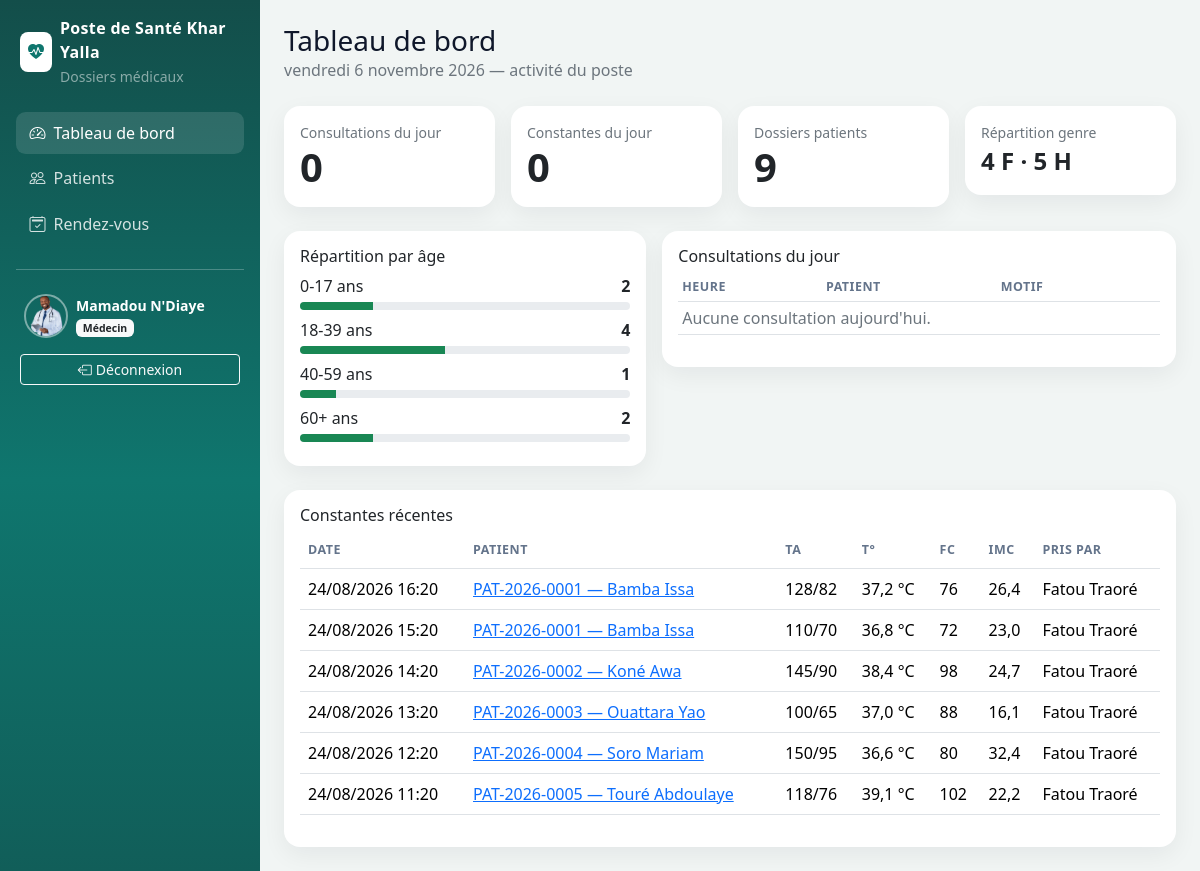
Screenshot of / (signed in) with the database file from the repository.
### accounts/models.py (models this page shows, shortened)
class User(AbstractUser):
    class Role(models.TextChoices):
        ADMIN = "ADMIN", "Administrateur"
        MEDECIN = "MEDECIN", "Médecin"
        INFIRMIER = "INFIRMIER", "Infirmier"
        RECEPTIONNISTE = "RECEPTIONNISTE", "Réceptionniste"
    ROLES_CREABLES = (
        (Role.MEDECIN, "Médecin"),
        (Role.INFIRMIER, "Infirmier"),
        (Role.RECEPTIONNISTE, "Réceptionniste"),
    )
    role = models.CharField(
        "rôle",
        max_length=20,
        choices=Role.choices,
        default=Role.RECEPTIONNISTE,
        help_text="Ça décide ce que la personne a le droit de faire.",
    )
    telephone = models.CharField("téléphone", max_length=30, blank=True)
    photo = models.ImageField(
        "photo de profil",
        upload_to=photo_upload_to,
        blank=True,
        null=True,
    )
    class Meta:
        verbose_name = "utilisateur"
        verbose_name_plural = "utilisateurs"
        ordering = ["last_name", "first_name", "username"]
    def is_admin(self):
        return self.role == self.Role.ADMIN
    def is_medecin(self):
        return self.role == self.Role.MEDECIN
    def is_infirmier(self):
        return self.role == self.Role.INFIRMIER
    def is_receptionniste(self):
        return self.role == self.Role.RECEPTIONNISTE
    def is_soignant(self):
        return self.role in (self.Role.MEDECIN, self.Role.INFIRMIER)

### consultations/models.py (models this page shows, shortened)
class Constante(models.Model):
    patient = models.ForeignKey(
        "patients.Patient",
        on_delete=models.CASCADE,
        related_name="constantes",
    )
    date = models.DateTimeField(default=timezone.now)
    tension_arterielle = models.CharField(
        "tension artérielle",
        max_length=15,
        help_text="Ex. 120/80",
    )
    temperature = models.DecimalField("température (°C)", max_digits=4, decimal_places=1)
    poids = models.DecimalField("poids (kg)", max_digits=5, decimal_places=1)
    taille = models.DecimalField("taille (cm)", max_digits=5, decimal_places=1)
    frequence_cardiaque = models.PositiveSmallIntegerField("fréquence cardiaque (bpm)")
    pris_par = models.ForeignKey(
        settings.AUTH_USER_MODEL,
        on_delete=models.SET_NULL,
        null=True,
        related_name="constantes_prises",
        verbose_name="pris par",
    )
    notes = models.CharField(max_length=255, blank=True)
    class Meta:
        ordering = ["-date"]
        verbose_name = "constante"
        verbose_name_plural = "constantes"
    def imc(self):
        if not self.taille:
            return None
        metres = float(self.taille) / 100
        if metres <= 0:
            return None
        return round(float(self.poids) / (metres * metres), 1)

### patients/models.py (models this page shows, shortened)
class Patient(models.Model):
    class Genre(models.TextChoices):
        M = "M", "Masculin"
        F = "F", "Féminin"
    class GroupeSanguin(models.TextChoices):
        A_POS = "A+", "A+"
        A_NEG = "A-", "A-"
        B_POS = "B+", "B+"
        B_NEG = "B-", "B-"
        AB_POS = "AB+", "AB+"
        AB_NEG = "AB-", "AB-"
        O_POS = "O+", "O+"
        O_NEG = "O-", "O-"
        INCONNU = "INCONNU", "Inconnu"
    numero_dossier = models.CharField(
        "numéro de dossier",
        max_length=20,
        unique=True,
        editable=False,
        help_text="Généré automatiquement : PAT-AAAA-XXXX",
    )
    nom = models.CharField(max_length=80)
    prenom = models.CharField("prénom", max_length=80)
    date_naissance = models.DateField("date de naissance")
    genre = models.CharField(max_length=1, choices=Genre.choices)
    groupe_sanguin = models.CharField(
        max_length=8,
        choices=GroupeSanguin.choices,
        default=GroupeSanguin.INCONNU,
    )
    telephone = models.CharField("téléphone", max_length=30, blank=True)
    adresse = models.CharField(max_length=255, blank=True)
    antecedent_medicaux = models.TextField("antécédents médicaux", blank=True)
    antecedent_chirurgicaux = models.TextField("antécédents chirurgicaux", blank=True)
    allergies = models.TextField(blank=True)
    created_at = models.DateTimeField("créé le", auto_now_add=True)
    updated_at = models.DateTimeField("modifié le", auto_now=True)
    created_by = models.ForeignKey(
        settings.AUTH_USER_MODEL,
        on_delete=models.SET_NULL,
        null=True,
        blank=True,
        related_name="patients_crees",
        verbose_name="enregistré par",
    )
    class Meta:
        ordering = ["nom", "prenom"]
        verbose_name = "patient"
        verbose_name_plural = "patients"
        indexes = [
            models.Index(fields=["nom", "prenom"]),
            models.Index(fields=["numero_dossier"]),
        ]
    def __str__(self):
        return f"{self.numero_dossier} — {self.nom} {self.prenom}"
    def get_absolute_url(self):
        return reverse("patients:detail", kwargs={"pk": self.pk})

### reports/views.py (the view)
# urls.py: path("", DashboardView.as_view(), name="dashboard"),  # page d'accueil
class DashboardView(LoginRequiredMixin, TemplateView):
    template_name = "reports/dashboard.html"
    def get_context_data(self, **kwargs):
        ctx = super().get_context_data(**kwargs)
        aujourd_hui = timezone.localdate()
        debut = timezone.make_aware(datetime.combine(aujourd_hui, time.min))
        fin = debut + timedelta(days=1)
        consultations_qs = Consultation.objects.filter(
            date_consultation__gte=debut, date_consultation__lt=fin
        )
        ctx["consultations_du_jour"] = consultations_qs.count()
        ctx["constantes_du_jour"] = Constante.objects.filter(date__gte=debut, date__lt=fin).count()
        ctx["patients_total"] = Patient.objects.count()
        ctx["bar_total"] = max(ctx["patients_total"], 1)
        ctx["patients_recents"] = Patient.objects.order_by("-created_at")[:6]
        ctx["constantes_recentes"] = Constante.objects.select_related("patient", "pris_par")[:8]
        ctx["consultations_recentes"] = consultations_qs.select_related("patient", "medecin")[:8]
        genre_counts = Patient.objects.values("genre").annotate(n=Count("id"))
        ctx["nb_hommes"] = next((g["n"] for g in genre_counts if g["genre"] == "M"), 0)
        ctx["nb_femmes"] = next((g["n"] for g in genre_counts if g["genre"] == "F"), 0)
        today = aujourd_hui
        tranches = {"0-17": 0, "18-39": 0, "40-59": 0, "60+": 0}
        for p in Patient.objects.only("date_naissance"):
            age = today.year - p.date_naissance.year - (
                (today.month, today.day) < (p.date_naissance.month, p.date_naissance.day)
            )
            if age < 18:
                tranches["0-17"] += 1
            elif age < 40:
                tranches["18-39"] += 1
            elif age < 60:
                tranches["40-59"] += 1
            else:
                tranches["60+"] += 1
        ctx["tranches_age"] = tranches
        ctx["aujourdhui"] = aujourd_hui
        ctx["is_reception_home"] = self.request.user.role == "RECEPTIONNISTE"
        ctx["is_admin_home"] = self.request.user.is_admin()
        if self.request.user.is_admin():
            ctx["nb_utilisateurs"] = User.objects.count()
            ctx["audits_jour"] = AuditLog.objects.filter(efface_le__isnull=True)[:10]
            ctx["audits_jour_count"] = AuditLog.objects.filter(efface_le__isnull=True).count()
        if self.request.user.is_medecin():
            ctx["rdv_a_venir"] = RendezVous.objects.filter(
                date_heure__gte=timezone.now(), statut=RendezVous.Statut.PLANIFIE
            ).select_related("patient")[:8]
        return ctx

### templates/reports/dashboard.html (shortened to what this page needs)
{% extends "base.html" %}
{% block content %}
<div class="d-flex justify-content-between align-items-center mb-4">
  <div>
    <h1 class="h3 mb-0">Tableau de bord</h1>
    <p class="text-secondary mb-0">{{ aujourdhui|date:"l j F Y" }} — activité du poste</p>
  </div>
</div>
<div class="row g-3 mb-4">
  <div class="col-md-3">
    <div class="card stat-card p-3">
      <div class="text-secondary small">Consultations du jour</div>
      <div class="display-6 fw-semibold">{{ consultations_du_jour }}</div>
    </div>
  </div>
  <div class="col-md-3">
    <div class="card stat-card p-3">
      <div class="text-secondary small">Constantes du jour</div>
      <div class="display-6 fw-semibold">{{ constantes_du_jour }}</div>
    </div>
  </div>
  <div class="col-md-3">
    <div class="card stat-card p-3">
      <div class="text-secondary small">Dossiers patients</div>
      <div class="display-6 fw-semibold">{{ patients_total }}</div>
    </div>
  </div>
  <div class="col-md-3">
    <div class="card stat-card p-3">
      <div class="text-secondary small">Répartition genre</div>
      <div class="fs-4 fw-semibold">{{ nb_femmes }} F · {{ nb_hommes }} H</div>
    </div>
  </div>
</div>
<div class="row g-3 mb-4">
  <div class="col-lg-5">
    <div class="card stat-card">
      <div class="card-body">
        <h2 class="h6">Répartition par âge</h2>
        {% for label, n in tranches_age.items %}
          <div class="d-flex justify-content-between mb-1">
            <span>{{ label }} ans</span><strong>{{ n }}</strong>
          </div>
          <div class="progress mb-2" style="height:8px">
            <div class="progress-bar bg-success" style="width:{% widthratio n bar_total 100 %}%"></div>
          </div>
        {% endfor %}
      </div>
    </div>
  </div>
  <div class="col-lg-7">
    <div class="card stat-card">
      <div class="card-body">
        {% if is_admin_home %}
          <h2 class="h6">Commandes du journal (24 h) — {{ audits_jour_count }}</h2>
          <div class="table-responsive">
            <table class="table table-sm">
              <thead><tr><th>Heure</th><th>Utilisateur</th><th>Action</th></tr></thead>
              <tbody>
              {% for e in audits_jour %}
                <tr>
                  <td>{{ e.created_at|date:"H:i" }}</td>
                  <td>{{ e.utilisateur|default:"—" }}</td>
                  <td class="small"><code>{{ e.action }}</code></td>
                </tr>
              {% empty %}
                <tr><td colspan="3" class="text-secondary">Aucune commande récente.</td></tr>
              {% endfor %}
              </tbody>
            </table>
          </div>
          <a href="{% url 'accounts:audit' %}?archives=1">Retrouver les commandes déjà effacées</a>
        {% else %}
          <h2 class="h6">Consultations du jour</h2>
          <div class="table-responsive">
            <table class="table table-sm align-middle">
              <thead><tr><th>Heure</th><th>Patient</th><th>Motif</th><th></th></tr></thead>
              <tbody>
              {% for c in consultations_recentes %}
                <tr>
                  <td>{{ c.date_consultation|date:"H:i" }}</td>
                  <td>{{ c.patient.nom }} {{ c.patient.prenom }}</td>
                  <td>{{ c.motif }}</td>
                  <td><a href="{% url 'consultations:detail' c.pk %}">Ouvrir</a></td>
                </tr>
              {% empty %}
                <tr><td colspan="4" class="text-secondary">Aucune consultation aujourd'hui.</td></tr>
              {% endfor %}
              </tbody>
            </table>
          </div>
        {% endif %}
      </div>
    </div>
  </div>
</div>
{% if not is_admin_home %}
<div class="card stat-card">
  <div class="card-body">
    <h2 class="h6">Constantes récentes</h2>
    <div class="table-responsive">
      <table class="table align-middle">
        <thead>
          <tr>
            <th>Date</th><th>Patient</th><th>TA</th><th>T°</th><th>FC</th><th>IMC</th><th>Pris par</th>
          </tr>
        </thead>
        <tbody>
        {% for k in constantes_recentes %}
          <tr>
            <td>{{ k.date|date:"d/m/Y H:i" }}</td>
            <td><a href="{{ k.patient.get_absolute_url }}">{{ k.patient }}</a></td>
            <td>{{ k.tension_arterielle }}</td>
            <td>{{ k.temperature }} °C</td>
            <td>{{ k.frequence_cardiaque }}</td>
            <td>{% if k.imc %}{{ k.imc }}{% else %}—{% endif %}</td>
            <td>{{ k.pris_par.get_full_name|default:k.pris_par }}</td>
          </tr>
        {% empty %}
          <tr><td colspan="7" class="text-secondary">Pas encore de constantes.</td></tr>
        {% endfor %}
        </tbody>
      </table>
    </div>
  </div>
</div>
{% endif %}
{% endblock %}

### templates/base.html (shortened to what this page needs)
<!DOCTYPE html>
<html lang="fr">
<head>
  <link href="https://cdn.jsdelivr.net/npm/bootstrap@5.3.3/dist/css/bootstrap.min.css" rel="stylesheet">
  <link href="https://cdn.jsdelivr.net/npm/bootstrap-icons@1.11.3/font/bootstrap-icons.min.css" rel="stylesheet">
  {% load static %}
  <link rel="stylesheet" href="{% static 'css/app.css' %}">
</head>
<body class="app-body">
  <div class="d-flex">
    <aside class="sidebar text-white p-3 no-print">
      <div class="d-flex align-items-center gap-2 mb-4 px-1">
        <span class="bg-white text-success rounded-3 p-2"><i class="bi bi-heart-pulse-fill"></i></span>
        <div>
          <div class="brand">{{ NOM_STRUCTURE }}</div>
          <small class="text-white-50">Dossiers médicaux</small>
        </div>
      </div>
      <nav class="nav flex-column gap-1">
        <a class="nav-link {% if request.resolver_match.url_name == 'dashboard' %}active{% endif %}" href="{% url 'reports:dashboard' %}">
          <i class="bi bi-speedometer2 me-2"></i>Tableau de bord
        </a>
        {% if not is_admin_role %}
        <a class="nav-link {% if request.resolver_match.app_name == 'patients' %}active{% endif %}" href="{% url 'patients:liste' %}">
          <i class="bi bi-people me-2"></i>Patients
        </a>
        {% endif %}
        {% if is_medecin_role %}
        <a class="nav-link {% if request.resolver_match.url_name and 'rdv' in request.resolver_match.url_name %}active{% endif %}" href="{% url 'consultations:rdv_liste' %}">
          <i class="bi bi-calendar2-check me-2"></i>Rendez-vous
        </a>
        {% endif %}
      </nav>
      <hr class="border-light opacity-25 my-4">
      <a href="{% url 'accounts:profil' %}" class="d-flex align-items-center gap-2 px-2 text-white text-decoration-none">
        {% if request.user.photo %}
          <img src="{{ request.user.photo.url }}" alt="Photo de profil" class="avatar-profil">
        {% else %}
          <span class="avatar-profil avatar-fallback">{{ request.user.first_name|slice:":1"|default:request.user.username|slice:":1"|upper }}</span>
        {% endif %}
        <div class="small">
          <div class="fw-semibold">{{ request.user.get_full_name|default:request.user.username }}</div>
          <span class="badge text-bg-light text-dark badge-role">{{ request.user.get_role_display }}</span>
        </div>
      </a>
      <form method="post" action="{% url 'accounts:logout' %}" class="mt-3 px-1">
        <button class="btn btn-outline-light btn-sm w-100" type="submit">
          <i class="bi bi-box-arrow-left me-1"></i>Déconnexion
        </button>
      </form>
    </aside>
    <main class="flex-grow-1 p-4">
      {% block content %}{% endblock %}
    </main>
  </div>
</body>
</html>

### rows the page displays
User: user.photo (picture), user.get_full_name "Mamadou N'Diaye", user.role "Médecin"
Constante: date "24/08/2026 16:20", patient "PAT-2026-0001 — Bamba Issa", tension_arterielle "128/82", temperature "37,2", frequence_cardiaque "76", imc "26,4", pris_par.get_full_name "Fatou Traoré"
Constante: date "24/08/2026 15:20", patient "PAT-2026-0001 — Bamba Issa", tension_arterielle "110/70", temperature "36,8", frequence_cardiaque "72", imc "23,0", pris_par.get_full_name "Fatou Traoré"
Constante: date "24/08/2026 14:20", patient "PAT-2026-0002 — Koné Awa", tension_arterielle "145/90", temperature "38,4", frequence_cardiaque "98", imc "24,7", pris_par.get_full_name "Fatou Traoré"
Constante: date "24/08/2026 13:20", patient "PAT-2026-0003 — Ouattara Yao", tension_arterielle "100/65", temperature "37,0", frequence_cardiaque "88", imc "16,1", pris_par.get_full_name "Fatou Traoré"
Constante: date "24/08/2026 12:20", patient "PAT-2026-0004 — Soro Mariam", tension_arterielle "150/95", temperature "36,6", frequence_cardiaque "80", imc "32,4", pris_par.get_full_name "Fatou Traoré"
Constante: date "24/08/2026 11:20", patient "PAT-2026-0005 — Touré Abdoulaye", tension_arterielle "118/76", temperature "39,1", frequence_cardiaque "102", imc "22,2", pris_par.get_full_name "Fatou Traoré"

### other values shown
{{ NOM_STRUCTURE }} "Poste de Santé Khar Yalla"
{{ aujourdhui|date:"l j F Y" }} "vendredi 6 novembre 2026"
{{ consultations_du_jour }} "0"
{{ constantes_du_jour }} "0"
{{ patients_total }} "9"
{{ nb_femmes }} "4"
{{ nb_hommes }} "5"
{{ label }} "0-17" "18-39" "40-59" "60+"
{{ n }} "2" "4" "1" "2"
